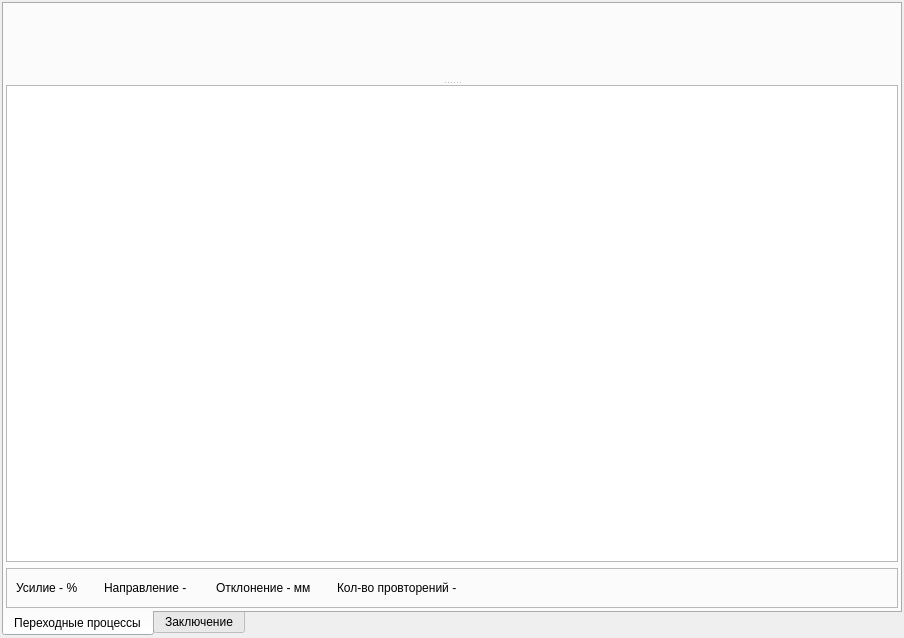
<?xml version="1.0" encoding="UTF-8"?>
<ui version="4.0">
 <class>StepOffsetVisualize</class>
 <widget class="QWidget" name="StepOffsetVisualize">
  <property name="geometry">
   <rect>
    <x>0</x>
    <y>0</y>
    <width>904</width>
    <height>638</height>
   </rect>
  </property>
  <property name="windowTitle">
   <string>Form</string>
  </property>
  <layout class="QVBoxLayout" name="verticalLayout">
   <property name="spacing">
    <number>2</number>
   </property>
   <property name="leftMargin">
    <number>2</number>
   </property>
   <property name="topMargin">
    <number>2</number>
   </property>
   <property name="rightMargin">
    <number>2</number>
   </property>
   <property name="bottomMargin">
    <number>2</number>
   </property>
   <item>
    <widget class="QTabWidget" name="tabWidget">
     <property name="tabPosition">
      <enum>QTabWidget::South</enum>
     </property>
     <property name="currentIndex">
      <number>0</number>
     </property>
     <widget class="QWidget" name="tabTransientProcess">
      <attribute name="title">
       <string>Переходные процессы</string>
      </attribute>
      <layout class="QVBoxLayout" name="verticalLayout_2">
       <property name="leftMargin">
        <number>2</number>
       </property>
       <property name="topMargin">
        <number>2</number>
       </property>
       <property name="rightMargin">
        <number>2</number>
       </property>
       <property name="bottomMargin">
        <number>2</number>
       </property>
       <item>
        <widget class="QSplitter" name="splProcess">
         <property name="orientation">
          <enum>Qt::Vertical</enum>
         </property>
         <widget class="Transients" name="wgtProcess" native="true"/>
         <widget class="QTreeView" name="tvFactors"/>
        </widget>
       </item>
       <item>
        <widget class="QFrame" name="frInfo">
         <property name="frameShape">
          <enum>QFrame::StyledPanel</enum>
         </property>
         <property name="frameShadow">
          <enum>QFrame::Raised</enum>
         </property>
         <layout class="QHBoxLayout" name="horizontalLayout">
          <item>
           <widget class="QLabel" name="lblForce">
            <property name="text">
             <string>Усилие - %</string>
            </property>
           </widget>
          </item>
          <item>
           <spacer name="horizontalSpacer_2">
            <property name="orientation">
             <enum>Qt::Horizontal</enum>
            </property>
            <property name="sizeType">
             <enum>QSizePolicy::Fixed</enum>
            </property>
            <property name="sizeHint" stdset="0">
             <size>
              <width>20</width>
              <height>20</height>
             </size>
            </property>
           </spacer>
          </item>
          <item>
           <widget class="QLabel" name="lblDirection">
            <property name="text">
             <string>Направление - </string>
            </property>
           </widget>
          </item>
          <item>
           <spacer name="horizontalSpacer_3">
            <property name="orientation">
             <enum>Qt::Horizontal</enum>
            </property>
            <property name="sizeType">
             <enum>QSizePolicy::Fixed</enum>
            </property>
            <property name="sizeHint" stdset="0">
             <size>
              <width>20</width>
              <height>20</height>
             </size>
            </property>
           </spacer>
          </item>
          <item>
           <widget class="QLabel" name="label">
            <property name="text">
             <string>Отклонение - мм</string>
            </property>
           </widget>
          </item>
          <item>
           <spacer name="horizontalSpacer_4">
            <property name="orientation">
             <enum>Qt::Horizontal</enum>
            </property>
            <property name="sizeType">
             <enum>QSizePolicy::Fixed</enum>
            </property>
            <property name="sizeHint" stdset="0">
             <size>
              <width>20</width>
              <height>20</height>
             </size>
            </property>
           </spacer>
          </item>
          <item>
           <widget class="QLabel" name="label_2">
            <property name="text">
             <string>Кол-во провторений - </string>
            </property>
           </widget>
          </item>
          <item>
           <spacer name="horizontalSpacer">
            <property name="orientation">
             <enum>Qt::Horizontal</enum>
            </property>
            <property name="sizeHint" stdset="0">
             <size>
              <width>40</width>
              <height>20</height>
             </size>
            </property>
           </spacer>
          </item>
         </layout>
        </widget>
       </item>
      </layout>
     </widget>
     <widget class="QWidget" name="tabConslution">
      <attribute name="title">
       <string>Заключение</string>
      </attribute>
      <layout class="QVBoxLayout" name="verticalLayout_3">
       <property name="leftMargin">
        <number>2</number>
       </property>
       <property name="topMargin">
        <number>2</number>
       </property>
       <property name="rightMargin">
        <number>2</number>
       </property>
       <property name="bottomMargin">
        <number>2</number>
       </property>
       <item>
        <widget class="QFrame" name="frRezultativnst">
         <property name="maximumSize">
          <size>
           <width>16777215</width>
           <height>150</height>
          </size>
         </property>
         <property name="frameShape">
          <enum>QFrame::StyledPanel</enum>
         </property>
         <property name="frameShadow">
          <enum>QFrame::Raised</enum>
         </property>
         <layout class="QVBoxLayout" name="verticalLayout_4">
          <item>
           <widget class="QLabel" name="lblResultativnstTitle">
            <property name="font">
             <font>
              <pointsize>18</pointsize>
             </font>
            </property>
            <property name="text">
             <string>Результативность</string>
            </property>
            <property name="alignment">
             <set>Qt::AlignCenter</set>
            </property>
           </widget>
          </item>
          <item>
           <widget class="QLabel" name="lblReactionTime">
            <property name="font">
             <font>
              <pointsize>14</pointsize>
             </font>
            </property>
            <property name="text">
             <string>Время реакции : сек</string>
            </property>
           </widget>
          </item>
          <item>
           <widget class="QLabel" name="lblStatism">
            <property name="font">
             <font>
              <pointsize>14</pointsize>
             </font>
            </property>
            <property name="text">
             <string>Статизм : мм</string>
            </property>
           </widget>
          </item>
          <item>
           <spacer name="verticalSpacer">
            <property name="orientation">
             <enum>Qt::Vertical</enum>
            </property>
            <property name="sizeHint" stdset="0">
             <size>
              <width>20</width>
              <height>40</height>
             </size>
            </property>
           </spacer>
          </item>
         </layout>
        </widget>
       </item>
       <item>
        <widget class="QFrame" name="frEffectiveness">
         <property name="minimumSize">
          <size>
           <width>0</width>
           <height>220</height>
          </size>
         </property>
         <property name="frameShape">
          <enum>QFrame::StyledPanel</enum>
         </property>
         <property name="frameShadow">
          <enum>QFrame::Raised</enum>
         </property>
         <layout class="QVBoxLayout" name="verticalLayout_5">
          <item>
           <widget class="QLabel" name="lblEffectivenessTitle">
            <property name="font">
             <font>
              <pointsize>18</pointsize>
             </font>
            </property>
            <property name="text">
             <string>Эффективность</string>
            </property>
            <property name="alignment">
             <set>Qt::AlignCenter</set>
            </property>
           </widget>
          </item>
          <item>
           <widget class="QLabel" name="lblLatent">
            <property name="font">
             <font>
              <pointsize>14</pointsize>
             </font>
            </property>
            <property name="text">
             <string>Латентный период : сек</string>
            </property>
           </widget>
          </item>
          <item>
           <widget class="QLabel" name="lblSpurtSpeed">
            <property name="font">
             <font>
              <pointsize>14</pointsize>
             </font>
            </property>
            <property name="text">
             <string>Скорость броска : мм/сек</string>
            </property>
           </widget>
          </item>
          <item>
           <widget class="QLabel" name="lblSpurtAmpl">
            <property name="font">
             <font>
              <pointsize>14</pointsize>
             </font>
            </property>
            <property name="text">
             <string>Амплитуда броска : мм</string>
            </property>
           </widget>
          </item>
          <item>
           <widget class="QLabel" name="lblStabilityDeviation">
            <property name="font">
             <font>
              <pointsize>14</pointsize>
             </font>
            </property>
            <property name="text">
             <string>Разброс на этапе стабилизации : мм</string>
            </property>
           </widget>
          </item>
          <item>
           <widget class="QLabel" name="lblRetentionDeviation">
            <property name="font">
             <font>
              <pointsize>14</pointsize>
             </font>
            </property>
            <property name="text">
             <string>Разброс на этапе удержания : мм</string>
            </property>
           </widget>
          </item>
          <item>
           <widget class="QLabel" name="lblPrecisionKogn">
            <property name="font">
             <font>
              <pointsize>14</pointsize>
             </font>
            </property>
            <property name="text">
             <string>Точность выполнения когнитиыным сигналом : мм</string>
            </property>
           </widget>
          </item>
          <item>
           <widget class="QLabel" name="lblPrecisionMotor">
            <property name="font">
             <font>
              <pointsize>14</pointsize>
             </font>
            </property>
            <property name="text">
             <string>Точность моторной коррекции : мм</string>
            </property>
           </widget>
          </item>
          <item>
           <spacer name="verticalSpacer_2">
            <property name="orientation">
             <enum>Qt::Vertical</enum>
            </property>
            <property name="sizeHint" stdset="0">
             <size>
              <width>20</width>
              <height>40</height>
             </size>
            </property>
           </spacer>
          </item>
         </layout>
        </widget>
       </item>
       <item>
        <widget class="QFrame" name="frStrategy">
         <property name="minimumSize">
          <size>
           <width>0</width>
           <height>250</height>
          </size>
         </property>
         <property name="frameShape">
          <enum>QFrame::StyledPanel</enum>
         </property>
         <property name="frameShadow">
          <enum>QFrame::Raised</enum>
         </property>
         <layout class="QVBoxLayout" name="verticalLayout_6">
          <item>
           <widget class="QLabel" name="lblStrategyTitle">
            <property name="font">
             <font>
              <pointsize>18</pointsize>
             </font>
            </property>
            <property name="text">
             <string>Стратегия</string>
            </property>
            <property name="alignment">
             <set>Qt::AlignCenter</set>
            </property>
           </widget>
          </item>
          <item>
           <widget class="QLabel" name="lblProcessKind">
            <property name="font">
             <font>
              <pointsize>14</pointsize>
             </font>
            </property>
            <property name="text">
             <string>Тип переходного процесса : </string>
            </property>
           </widget>
          </item>
          <item>
           <widget class="QLabel" name="lblCorrectionPredominace">
            <property name="font">
             <font>
              <pointsize>14</pointsize>
             </font>
            </property>
            <property name="text">
             <string>Преобладание коррекций : %</string>
            </property>
           </widget>
          </item>
          <item>
           <widget class="QLabel" name="lblCorrectionResume">
            <property name="font">
             <font>
              <pointsize>14</pointsize>
             </font>
            </property>
            <property name="text">
             <string>Преобладание когнитивных коррекций незначительно</string>
            </property>
           </widget>
          </item>
          <item>
           <widget class="QWidget" name="wgtCorrectionDiag" native="true">
            <property name="minimumSize">
             <size>
              <width>0</width>
              <height>70</height>
             </size>
            </property>
           </widget>
          </item>
          <item>
           <spacer name="verticalSpacer_3">
            <property name="orientation">
             <enum>Qt::Vertical</enum>
            </property>
            <property name="sizeHint" stdset="0">
             <size>
              <width>20</width>
              <height>40</height>
             </size>
            </property>
           </spacer>
          </item>
         </layout>
        </widget>
       </item>
      </layout>
     </widget>
    </widget>
   </item>
  </layout>
 </widget>
 <customwidgets>
  <customwidget>
   <class>Transients</class>
   <extends>QWidget</extends>
   <header location="global">transients.h</header>
   <container>1</container>
  </customwidget>
 </customwidgets>
 <resources/>
 <connections>
  <connection>
   <sender>tabWidget</sender>
   <signal>currentChanged(int)</signal>
   <receiver>StepOffsetVisualize</receiver>
   <slot>curPageChanged(int)</slot>
   <hints>
    <hint type="sourcelabel">
     <x>183</x>
     <y>97</y>
    </hint>
    <hint type="destinationlabel">
     <x>908</x>
     <y>122</y>
    </hint>
   </hints>
  </connection>
  <connection>
   <sender>splProcess</sender>
   <signal>splitterMoved(int,int)</signal>
   <receiver>StepOffsetVisualize</receiver>
   <slot>splitterMoved(int,int)</slot>
   <hints>
    <hint type="sourcelabel">
     <x>442</x>
     <y>154</y>
    </hint>
    <hint type="destinationlabel">
     <x>904</x>
     <y>152</y>
    </hint>
   </hints>
  </connection>
 </connections>
 <slots>
  <slot>curPageChanged(int)</slot>
  <slot>splitterMoved(int,int)</slot>
 </slots>
</ui>
